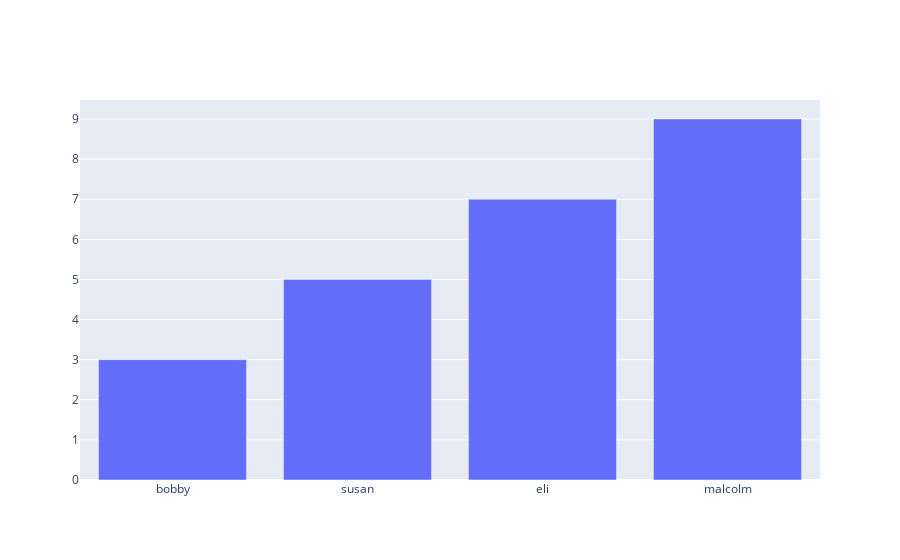

Notebook code for this chart:
### Markdown cell above
Another way to create a bar chart is to use the constructor provided by plotly.  It's not too tricky to do so.  First, we import our `graph_objs` library from Plotly.  And then we call the bar chart constructor.

### Code cell
from plotly import graph_objs 

bar_trace_via_constructor = graph_objs.Bar(
            x=['bobby', 'susan', 'eli', 'malcolm'],
            y=[3, 5, 7, 9]
    )

plotly.offline.iplot([bar_trace_via_constructor])

### Figure 1 — Plotly figure (JSON) as saved in the notebook; plotly's stock layout.template omitted (floating-point values rounded to 4 significant figures)
{"data": [{"type": "bar", "x": ["bobby", "susan", "eli", "malcolm"], "y": [3, 5, 7, 9]}], "layout": {}}
